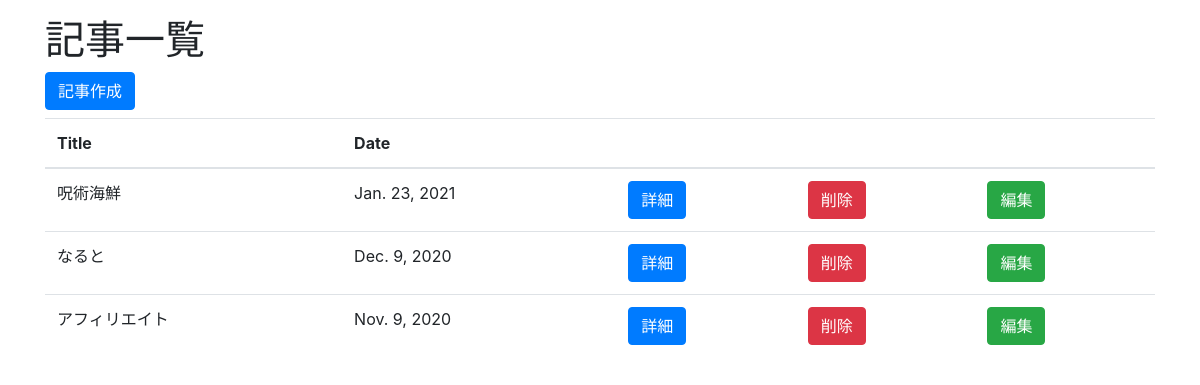
/crud_pra/articles, run on an earlier commit of the app's database.
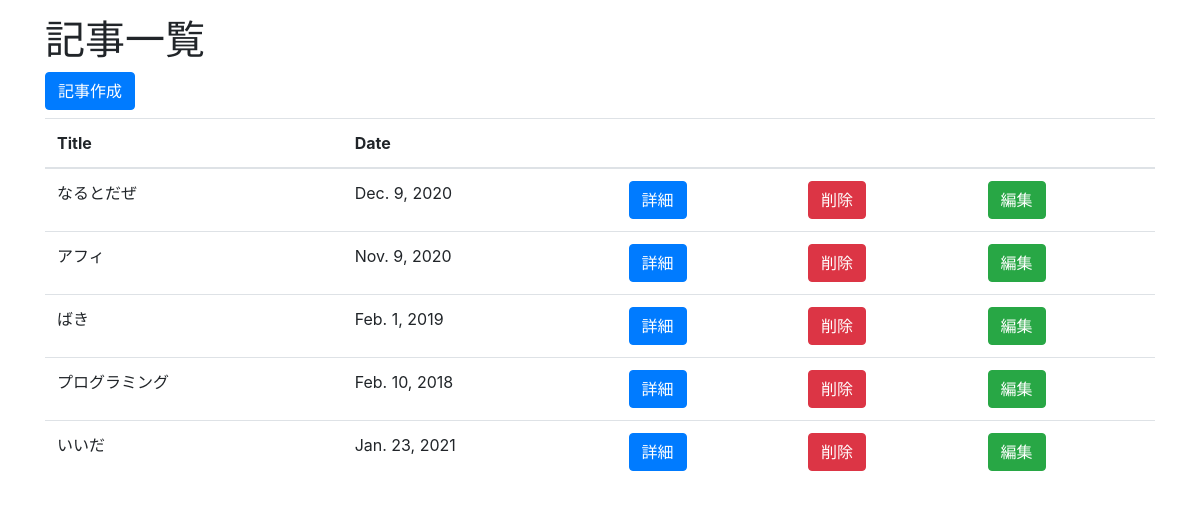
And on a later commit of the database.
### crud_pra/models.py (models this page shows, shortened)
class Article(models.Model):
  title = models.CharField(max_length=10)
  content = models.TextField()
  pub_date = models.DateField()

### crud_pra/views.py (the view)
# urls.py: path('/articles', views.index, name='index'),
def index(request):
  data = Article.objects.all()
  params = {
    'data':data
  }
  return render(request, 'crud_pra/index.html', params)

### crud_pra/templates/crud_pra/index.html (shortened to what this page needs)
{% extends 'crud_pra/layouts.html' %}
{% block content %}
  <div class="container  mt-2">
    <h1>記事一覧</h1>
    <a href="{% url 'create' %}" class="btn btn-primary mb-2">記事作成</a>
    <table class="table">
      <thead>
        <tr>
          <th>Title</th>
          <th>Date</th>
          <th></th>
          <th></th>
          <th></th>
        </tr>
      </thead>
      <tbody>
        {% for item in data %}
        <tr>
          <td>{{item.title}}</td>
          <td>{{item.pub_date}}</td>
          <td><a href="{% url 'show' item.id %}" class="btn btn-primary">詳細</a></td>
          <td><a href="{% url 'delete' item.id %}" class="btn btn-danger">削除</a></td>
          <td><a href="{% url 'edit' item.id%}" class="btn btn-success">編集</a></td>
        </tr>
        {% endfor %}
      </tbody>
    </table>
  </div>
{% endblock %}

### crud_pra/templates/crud_pra/layouts.html (shortened to what this page needs)
<!DOCTYPE html>
<html lang="ja">
<head>
  <link rel="stylesheet" href="https://stackpath.bootstrapcdn.com/bootstrap/4.4.1/css/bootstrap.min.css">
</head>
<body>
  {% block content %}
  {% endblock %}
</body>
</html>

What changed in the data, as far as the page shows it:
removed Article: title "呪術海鮮", pub_date "Jan. 23, 2021"
changed Article: title "なると" → "なるとだぜ"
changed Article: title "アフィリエイト" → "アフィ"
added Article: title "ばき", pub_date "Feb. 1, 2019"
added Article: title "プログラミング", pub_date "Feb. 10, 2018"
added Article: title "いいだ", pub_date "Jan. 23, 2021"
